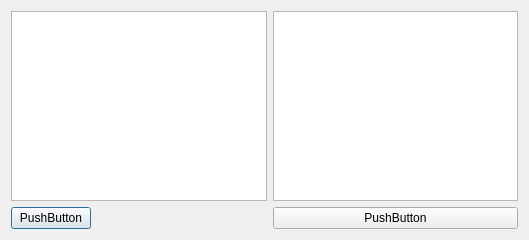
<?xml version="1.0" encoding="UTF-8"?>
<ui version="4.0">
 <class>Dialog</class>
 <widget class="QDialog" name="Dialog">
  <property name="geometry">
   <rect>
    <x>0</x>
    <y>0</y>
    <width>529</width>
    <height>240</height>
   </rect>
  </property>
  <property name="windowTitle">
   <string>Dialog</string>
  </property>
  <layout class="QFormLayout" name="formLayout">
   <item row="0" column="0">
    <widget class="QListView" name="listView"/>
   </item>
   <item row="0" column="1">
    <widget class="QListView" name="listView_2"/>
   </item>
   <item row="1" column="0">
    <widget class="QPushButton" name="pushButton">
     <property name="text">
      <string>PushButton</string>
     </property>
    </widget>
   </item>
   <item row="1" column="1">
    <widget class="QPushButton" name="pushButton_2">
     <property name="text">
      <string>PushButton</string>
     </property>
    </widget>
   </item>
  </layout>
 </widget>
 <resources/>
 <connections/>
</ui>
